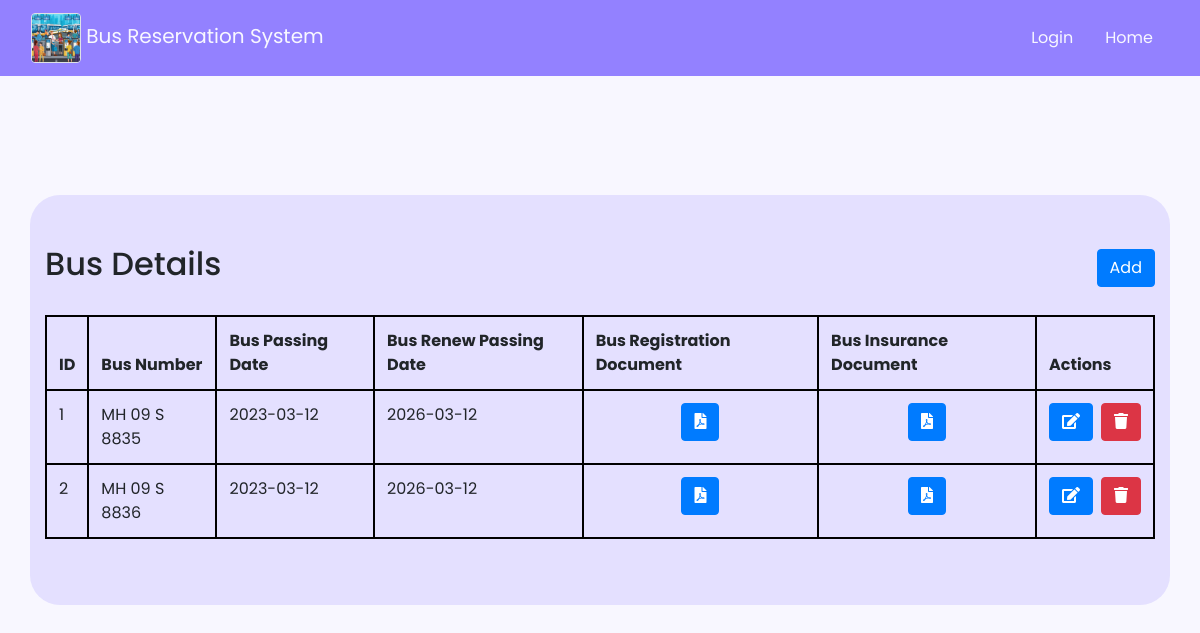
Screenshot of /manage_bus.php with the database file from the repository.
### tables this page shows
CREATE TABLE `buses` (
  `id` int(11) NOT NULL,
  `bus_num` varchar(255) NOT NULL,
  `start_date` date NOT NULL,
  `end_date` date NOT NULL,
  `registration` varchar(255) NOT NULL,
  `insurance` varchar(255) NOT NULL
);

### manage_bus.php (the view, shortened to what this page needs)
<!DOCTYPE html>
<html lang="en">
<head>
</head>
<body>
    <?php include 'navbar.php'; ?>
    <div class="container">
        <div class="d-flex justify-content-between align-items-center">
            <h2>Bus Details</h2>
            <button type="button" class="btn btn-primary"n data-toggle="modal" data-target="#newModal">Add</button>
        </div>
        <table class="table mt-4 table-bordered">
            <thead>
                <tr>
                    <th>ID</th>
                    <th>Bus Number</th>
                    <th>Bus Passing Date</th>
                    <th>Bus Renew Passing Date</th>
                    <th>Bus Registration Document</th>
                    <th>Bus Insurance Document</th>
                    <th>Actions</th>
                </tr>
            </thead>
            <tbody>
                <?php
                    include_once("includes/db.php");
                    $stmt = $conn->prepare("SELECT * FROM buses");
                    $stmt->execute();
                    $result = $stmt->get_result();
                    if ($result->num_rows > 0) {
                        while($row = $result->fetch_assoc()) {
                            echo "<tr>";
                            echo "<td>" . $row['id'] . "</td>";
                            echo "<td>" . $row['bus_num'] . "</td>";
                            echo "<td>" . $row['start_date'] . "</td>";
                            echo "<td>" . $row['end_date'] . "</td>";
                            echo "<td class='text-center'><a href='uploads/buses/" . $row['registration'] . "' class='btn btn-primary' target='_blank'><i class='fas fa-file-pdf'></i></a></td>";
                            echo "<td class='text-center'><a href='uploads/buses/" . $row['insurance'] . "' class='btn btn-primary' target='_blank'><i class='fas fa-file-pdf'></i></a></td>";
                            echo "<td>";
                            echo "<div class='d-flex'>";
                            echo "<a href='#' class='btn btn-primary mr-2 editBtn' data-id='" . $row['id'] . "' data-toggle='modal' data-target='#editModal'><i class='fas fa-edit'></i></a>";
                            echo "<a href='#' class='btn btn-danger deleteBtn' data-id='" . $row['id'] . "' data-toggle='modal' data-target='#deleteModal'><i class='fas fa-trash'></i></a>";
                            echo "</div>";
                            echo "</td>";
                            echo "</tr>";
                        }
                    } else {
                        echo "<tr><td colspan='7' style='text-align:center'>No records found</td></tr>";
                    }
                ?>
            </tbody>
        </table>
    </div>
</body>
</html>

### styles/navbar.css (style rules this page uses)
* { margin: 0; padding: 0; box-sizing: border-box; font-family: "Poppins", sans-serif; }
body { min-height: 100vh; display: flex; align-items: center; justify-content: center; background: #f8f7ff; padding: 30px; }

### manage_bus.php (style rules this page uses)
.container { background-color: rgba(147, 129, 255, 0.2); padding: 50px; border-radius: 30px; }
.table-bordered td, .table-bordered th { border: 2px solid black !important; }

### rows the page displays
buses: id "1", bus_num "MH 09 S 8835", start_date "2023-03-12", end_date "2026-03-12"
buses: id "2", bus_num "MH 09 S 8836", start_date "2023-03-12", end_date "2026-03-12"
